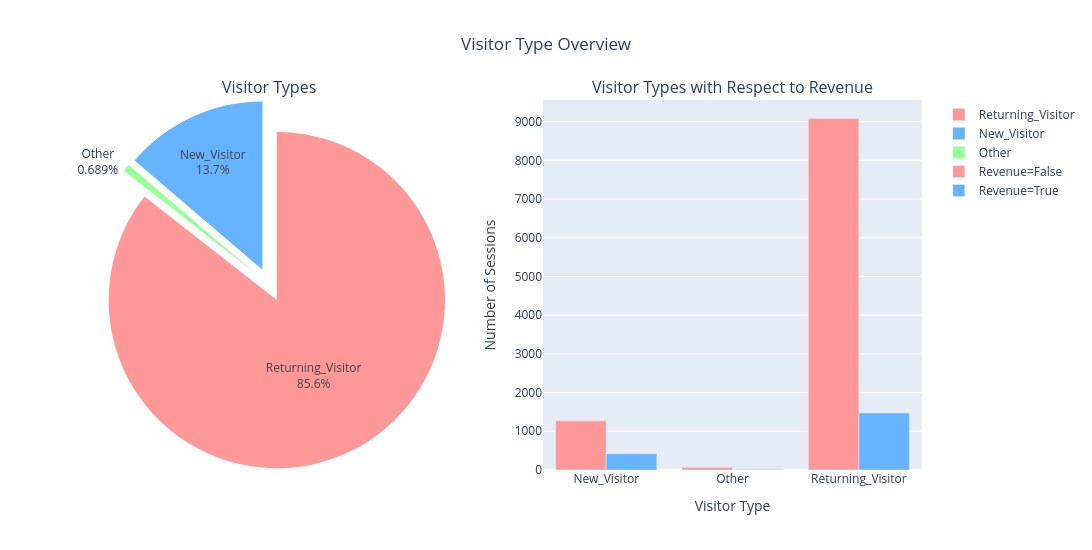

Notebook source saved alongside this figure:
### Markdown cell above
## Visitor Type Overview

This figure shows two things:
- The **pie chart** (left) displays the overall share of each visitor type.
- The **bar chart** (right) shows how many sessions from each visitor type ended with and without revenue.

### Code cell
visitor_counts = df['VisitorType'].value_counts().reset_index()
visitor_counts.columns = ['VisitorType', 'Count']

vt_rev = (
    df.groupby(['VisitorType', 'Revenue'])
      .size()
      .reset_index(name='Count')
)

fig = make_subplots(
    rows=1, cols=2,
    specs=[[{"type": "domain"}, {"type": "xy"}]],
    subplot_titles=(
        "Visitor Types",
        "Visitor Types with Respect to Revenue"
    )
)

#LEFT
fig.add_trace(
    go.Pie(
        labels=visitor_counts['VisitorType'],
        values=visitor_counts['Count'],
        textinfo='percent+label',
        pull=[0.1, 0.1, 0.1],
        marker=dict(colors=['#ff9999', '#66b3ff', '#99ff99']),
        name=""
    ),
    row=1, col=1
)

#RIGHT
rev_colors = ['#ff9999', '#66b3ff']

for val, label, color in zip([False, True], ["Revenue=False", "Revenue=True"], rev_colors):
    sub = vt_rev[vt_rev['Revenue'] == val]
    fig.add_trace(
        go.Bar(
            x=sub['VisitorType'],
            y=sub['Count'],
            name=label,
            marker_color=color
        ),
        row=1, col=2
    )

fig.update_layout(
    title_text="Visitor Type Overview",
    title_x=0.5,
    barmode='group',
    height=550,
    width=1100
)

fig.update_xaxes(title_text="Visitor Type", row=1, col=2)
fig.update_yaxes(title_text="Number of Sessions", row=1, col=2)

fig.show()

### Figure 1 — Plotly figure (JSON) as saved in the notebook; plotly's stock layout.template omitted (floating-point values rounded to 4 significant figures)
{"data": [{"domain": {"x": [0, 0.45], "y": [0, 1]}, "labels": ["Returning_Visitor", "New_Visitor", "Other"], "marker": {"colors": ["#ff9999", "#66b3ff", "#99ff99"]}, "name": "", "pull": [0.1, 0.1, 0.1], "textinfo": "percent+label", "type": "pie", "values": [10551, 1694, 85]}, {"marker": {"color": "#ff9999"}, "name": "Revenue=False", "type": "bar", "x": ["New_Visitor", "Other", "Returning_Visitor"], "xaxis": "x", "y": [1272, 69, 9081], "yaxis": "y"}, {"marker": {"color": "#66b3ff"}, "name": "Revenue=True", "type": "bar", "x": ["New_Visitor", "Other", "Returning_Visitor"], "xaxis": "x", "y": [422, 16, 1470], "yaxis": "y"}], "layout": {"annotations": [{"font": {"size": 16}, "showarrow": false, "text": "Visitor Types", "x": 0.225, "xanchor": "center", "xref": "paper", "y": 1, "yanchor": "bottom", "yref": "paper"}, {"font": {"size": 16}, "showarrow": false, "text": "Visitor Types with Respect to Revenue", "x": 0.775, "xanchor": "center", "xref": "paper", "y": 1, "yanchor": "bottom", "yref": "paper"}], "barmode": "group", "height": 550, "title": {"text": "Visitor Type Overview", "x": 0.5}, "width": 1100, "xaxis": {"anchor": "y", "domain": [0.55, 1], "title": {"text": "Visitor Type"}}, "yaxis": {"anchor": "x", "domain": [0, 1], "title": {"text": "Number of Sessions"}}}}
